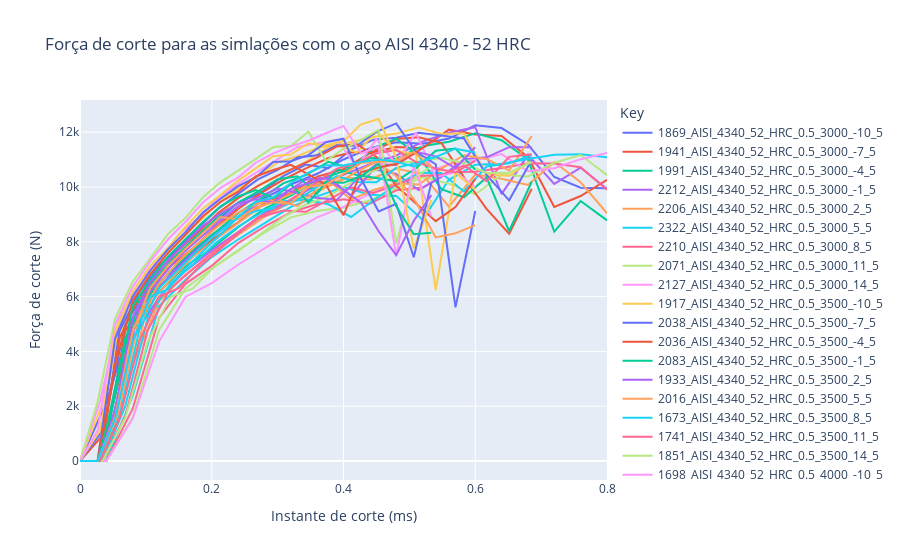

Here is the notebook cell this chart was saved with:
### Code cell
import plotly.express as px

fig = px.line(df_pivoted_2[df_pivoted_2["material"]=="AISI_4340_52_HRC"], x="x", y="y", color='Key',
              labels={
                     "y": "Força de corte (N)",
                     "x": "Instante de corte (ms)",
                 },
                title="Força de corte para as simlações com o aço AISI 4340 - 52 HRC")
fig.show()

### Figure 1 — Plotly figure (JSON) as saved in the notebook; plotly's stock layout.template omitted (floating-point values rounded to 4 significant figures)
{"data": [{"hovertemplate": "Key=1869_AISI_4340_52_HRC_0.5_3000_-10_5<br>Instante de corte (ms)=%{x}<br>Força de corte (N)=%{y}<extra></extra>", "legendgroup": "1869_AISI_4340_52_HRC_0.5_3000_-10_5", "line": {"color": "#636efa", "dash": "solid"}, "marker": {"symbol": "circle"}, "mode": "lines", "name": "1869_AISI_4340_52_HRC_0.5_3000_-10_5", "orientation": "v", "showlegend": true, "type": "scatter", "x": [0, 0.04, 0.08, 0.12, 0.16, 0.2, 0.24, 0.28, 0.32, 0.36, 0.4, 0.44, 0.48, 0.52, 0.56, 0.6, 0.64, 0.68, 0.72, 0.76, 0.8], "xaxis": "x", "y": [0, 2131.0, 5201.0, 6525.0, 7374.0, 8259.0, 8869.0, 9590.0, 10090.0, 10480.0, 11000.0, 11420.0, 11630.0, 11580.0, 11770.0, 12250.0, 12150.0, 11550.0, 10360.0, 9975.0, 9952.0], "yaxis": "y"}, {"hovertemplate": "Key=1941_AISI_4340_52_HRC_0.5_3000_-7_5<br>Instante de corte (ms)=%{x}<br>Força de corte (N)=%{y}<extra></extra>", "legendgroup": "1941_AISI_4340_52_HRC_0.5_3000_-7_5", "line": {"color": "#EF553B", "dash": "solid"}, "marker": {"symbol": "circle"}, "mode": "lines", "name": "1941_AISI_4340_52_HRC_0.5_3000_-7_5", "orientation": "v", "showlegend": true, "type": "scatter", "x": [0, 0.04, 0.08, 0.12, 0.16, 0.2, 0.24, 0.28, 0.32, 0.36, 0.4, 0.44, 0.48, 0.52, 0.56, 0.6, 0.64, 0.68, 0.72, 0.76, 0.8], "xaxis": "x", "y": [0, 1097.0, 4971.0, 6349.0, 7265.0, 8060.0, 8712.0, 9408.0, 9782.0, 10380.0, 10650.0, 11230.0, 11460.0, 11410.0, 12090.0, 11910.0, 11860.0, 11090.0, 9269.0, 9671.0, 10260.0], "yaxis": "y"}, {"hovertemplate": "Key=1991_AISI_4340_52_HRC_0.5_3000_-4_5<br>Instante de corte (ms)=%{x}<br>Força de corte (N)=%{y}<extra></extra>", "legendgroup": "1991_AISI_4340_52_HRC_0.5_3000_-4_5", "line": {"color": "#00cc96", "dash": "solid"}, "marker": {"symbol": "circle"}, "mode": "lines", "name": "1991_AISI_4340_52_HRC_0.5_3000_-4_5", "orientation": "v", "showlegend": true, "type": "scatter", "x": [0, 0.04, 0.08, 0.12, 0.16, 0.2, 0.24, 0.28, 0.32, 0.36, 0.4, 0.44, 0.48, 0.52, 0.56, 0.6, 0.64, 0.68, 0.72, 0.76, 0.8], "xaxis": "x", "y": [0, 0, 4733.0, 6168.0, 7102.0, 7754.0, 8533.0, 9198.0, 9681.0, 10260.0, 10570.0, 11060.0, 11030.0, 11490.0, 11650.0, 11960.0, 11700.0, 11000.0, 8374.0, 9488.0, 8782.0], "yaxis": "y"}, {"hovertemplate": "Key=2212_AISI_4340_52_HRC_0.5_3000_-1_5<br>Instante de corte (ms)=%{x}<br>Força de corte (N)=%{y}<extra></extra>", "legendgroup": "2212_AISI_4340_52_HRC_0.5_3000_-1_5", "line": {"color": "#ab63fa", "dash": "solid"}, "marker": {"symbol": "circle"}, "mode": "lines", "name": "2212_AISI_4340_52_HRC_0.5_3000_-1_5", "orientation": "v", "showlegend": true, "type": "scatter", "x": [0, 0.04, 0.08, 0.12, 0.16, 0.2, 0.24, 0.28, 0.32, 0.36, 0.4, 0.44, 0.48, 0.52, 0.56, 0.6, 0.64, 0.68, 0.72, 0.76, 0.8], "xaxis": "x", "y": [0, 0, 4482.0, 5984.0, 6939.0, 7687.0, 8353.0, 9044.0, 9540.0, 10080.0, 10440.0, 10830.0, 11140.0, 11650.0, 11980.0, 12180.0, 9737.0, 11170.0, 10110.0, 10700.0, 9926.0], "yaxis": "y"}, {"hovertemplate": "Key=2206_AISI_4340_52_HRC_0.5_3000_2_5<br>Instante de corte (ms)=%{x}<br>Força de corte (N)=%{y}<extra></extra>", "legendgroup": "2206_AISI_4340_52_HRC_0.5_3000_2_5", "line": {"color": "#FFA15A", "dash": "solid"}, "marker": {"symbol": "circle"}, "mode": "lines", "name": "2206_AISI_4340_52_HRC_0.5_3000_2_5", "orientation": "v", "showlegend": true, "type": "scatter", "x": [0, 0.04, 0.08, 0.12, 0.16, 0.2, 0.24, 0.28, 0.32, 0.36, 0.4, 0.44, 0.48, 0.52, 0.56, 0.6, 0.64, 0.68, 0.72, 0.76, 0.8], "xaxis": "x", "y": [0, 0, 3504.0, 5827.0, 6798.0, 7568.0, 8249.0, 8910.0, 9457.0, 9817.0, 10330.0, 10270.0, 10670.0, 10460.0, 9285.0, 10450.0, 10300.0, 10070.0, 10910.0, 10170.0, 9041.0], "yaxis": "y"}, {"hovertemplate": "Key=2322_AISI_4340_52_HRC_0.5_3000_5_5<br>Instante de corte (ms)=%{x}<br>Força de corte (N)=%{y}<extra></extra>", "legendgroup": "2322_AISI_4340_52_HRC_0.5_3000_5_5", "line": {"color": "#19d3f3", "dash": "solid"}, "marker": {"symbol": "circle"}, "mode": "lines", "name": "2322_AISI_4340_52_HRC_0.5_3000_5_5", "orientation": "v", "showlegend": true, "type": "scatter", "x": [0, 0.04, 0.08, 0.12, 0.16, 0.2, 0.24, 0.28, 0.32, 0.36, 0.4, 0.44, 0.48, 0.52, 0.56, 0.6, 0.64, 0.68, 0.72, 0.76, 0.8], "xaxis": "x", "y": [0, 0, 2381.0, 5650.0, 6605.0, 7441.0, 8082.0, 8687.0, 9274.0, 9657.0, 9994.0, 9715.0, 9675.0, 8807.0, 10260.0, 10810.0, 10840.0, 11020.0, 11180.0, 11190.0, 11080.0], "yaxis": "y"}, {"hovertemplate": "Key=2210_AISI_4340_52_HRC_0.5_3000_8_5<br>Instante de corte (ms)=%{x}<br>Força de corte (N)=%{y}<extra></extra>", "legendgroup": "2210_AISI_4340_52_HRC_0.5_3000_8_5", "line": {"color": "#FF6692", "dash": "solid"}, "marker": {"symbol": "circle"}, "mode": "lines", "name": "2210_AISI_4340_52_HRC_0.5_3000_8_5", "orientation": "v", "showlegend": true, "type": "scatter", "x": [0, 0.04, 0.08, 0.12, 0.16, 0.2, 0.24, 0.28, 0.32, 0.36, 0.4, 0.44, 0.48, 0.52, 0.56, 0.6, 0.64, 0.68, 0.72, 0.76, 0.8], "xaxis": "x", "y": [0, 0, 1909.0, 5221.0, 6464.0, 7121.0, 7952.0, 8549.0, 9072.0, 9377.0, 9551.0, 9388.0, 9880.0, 9978.0, 10540.0, 10560.0, 10690.0, 10870.0, 10850.0, 10720.0, 9896.0], "yaxis": "y"}, {"hovertemplate": "Key=2071_AISI_4340_52_HRC_0.5_3000_11_5<br>Instante de corte (ms)=%{x}<br>Força de corte (N)=%{y}<extra></extra>", "legendgroup": "2071_AISI_4340_52_HRC_0.5_3000_11_5", "line": {"color": "#B6E880", "dash": "solid"}, "marker": {"symbol": "circle"}, "mode": "lines", "name": "2071_AISI_4340_52_HRC_0.5_3000_11_5", "orientation": "v", "showlegend": true, "type": "scatter", "x": [0, 0.04, 0.08, 0.12, 0.16, 0.2, 0.24, 0.28, 0.32, 0.36, 0.4, 0.44, 0.48, 0.52, 0.56, 0.6, 0.64, 0.68, 0.72, 0.76, 0.8], "xaxis": "x", "y": [0, 0, 1597.0, 4774.0, 6296.0, 7010.0, 7690.0, 8335.0, 8891.0, 9122.0, 9249.0, 9505.0, 9970.0, 10350.0, 10120.0, 9728.0, 10450.0, 10380.0, 10880.0, 11160.0, 10430.0], "yaxis": "y"}, {"hovertemplate": "Key=2127_AISI_4340_52_HRC_0.5_3000_14_5<br>Instante de corte (ms)=%{x}<br>Força de corte (N)=%{y}<extra></extra>", "legendgroup": "2127_AISI_4340_52_HRC_0.5_3000_14_5", "line": {"color": "#FF97FF", "dash": "solid"}, "marker": {"symbol": "circle"}, "mode": "lines", "name": "2127_AISI_4340_52_HRC_0.5_3000_14_5", "orientation": "v", "showlegend": true, "type": "scatter", "x": [0, 0.04, 0.08, 0.12, 0.16, 0.2, 0.24, 0.28, 0.32, 0.36, 0.4, 0.44, 0.48, 0.52, 0.56, 0.6, 0.64, 0.68, 0.72, 0.76, 0.8], "xaxis": "x", "y": [0, 0, 1546.0, 4357.0, 5989.0, 6493.0, 7161.0, 7764.0, 8350.0, 8889.0, 9275.0, 9749.0, 10120.0, 10490.0, 10830.0, 10960.0, 11200.0, 10570.0, 10680.0, 11010.0, 11240.0], "yaxis": "y"}, {"hovertemplate": "Key=1917_AISI_4340_52_HRC_0.5_3500_-10_5<br>Instante de corte (ms)=%{x}<br>Força de corte (N)=%{y}<extra></extra>", "legendgroup": "1917_AISI_4340_52_HRC_0.5_3500_-10_5", "line": {"color": "#FECB52", "dash": "solid"}, "marker": {"symbol": "circle"}, "mode": "lines", "name": "1917_AISI_4340_52_HRC_0.5_3500_-10_5", "orientation": "v", "showlegend": true, "type": "scatter", "x": [0, 0.03429, 0.06857, 0.1029, 0.1371, 0.1714, 0.2057, 0.24, 0.2743, 0.3086, 0.3429, 0.3771, 0.4114, 0.4457, 0.48, 0.5143, 0.5486, 0.5829, 0.6171, 0.6514, 0.6857], "xaxis": "x", "y": [0, 2108.0, 5182.0, 6532.0, 7397.0, 8265.0, 8866.0, 9607.0, 10090.0, 10500.0, 10920.0, 11460.0, 11640.0, 11820.0, 11950.0, 12170.0, 11930.0, 11960.0, 10450.0, 10410.0, 10970.0], "yaxis": "y"}, {"hovertemplate": "Key=2038_AISI_4340_52_HRC_0.5_3500_-7_5<br>Instante de corte (ms)=%{x}<br>Força de corte (N)=%{y}<extra></extra>", "legendgroup": "2038_AISI_4340_52_HRC_0.5_3500_-7_5", "line": {"color": "#636efa", "dash": "solid"}, "marker": {"symbol": "circle"}, "mode": "lines", "name": "2038_AISI_4340_52_HRC_0.5_3500_-7_5", "orientation": "v", "showlegend": true, "type": "scatter", "x": [0, 0.03429, 0.06857, 0.1029, 0.1371, 0.1714, 0.2057, 0.24, 0.2743, 0.3086, 0.3429, 0.3771, 0.4114, 0.4457, 0.48, 0.5143, 0.5486, 0.5829, 0.6171, 0.6514, 0.6857], "xaxis": "x", "y": [0, 1114.0, 4964.0, 6348.0, 7275.0, 8066.0, 8726.0, 9418.0, 9788.0, 10400.0, 10820.0, 10680.0, 11360.0, 11730.0, 11800.0, 11980.0, 11880.0, 11770.0, 10440.0, 9513.0, 10990.0], "yaxis": "y"}, {"hovertemplate": "Key=2036_AISI_4340_52_HRC_0.5_3500_-4_5<br>Instante de corte (ms)=%{x}<br>Força de corte (N)=%{y}<extra></extra>", "legendgroup": "2036_AISI_4340_52_HRC_0.5_3500_-4_5", "line": {"color": "#EF553B", "dash": "solid"}, "marker": {"symbol": "circle"}, "mode": "lines", "name": "2036_AISI_4340_52_HRC_0.5_3500_-4_5", "orientation": "v", "showlegend": true, "type": "scatter", "x": [0, 0.03429, 0.06857, 0.1029, 0.1371, 0.1714, 0.2057, 0.24, 0.2743, 0.3086, 0.3429, 0.3771, 0.4114, 0.4457, 0.48, 0.5143, 0.5486, 0.5829, 0.6171, 0.6514, 0.6857], "xaxis": "x", "y": [0, 0, 4732.0, 6172.0, 7109.0, 7760.0, 8532.0, 9201.0, 9765.0, 10270.0, 10680.0, 11060.0, 11260.0, 11300.0, 11750.0, 11810.0, 11610.0, 10350.0, 9199.0, 8296.0, 9930.0], "yaxis": "y"}, {"hovertemplate": "Key=2083_AISI_4340_52_HRC_0.5_3500_-1_5<br>Instante de corte (ms)=%{x}<br>Força de corte (N)=%{y}<extra></extra>", "legendgroup": "2083_AISI_4340_52_HRC_0.5_3500_-1_5", "line": {"color": "#00cc96", "dash": "solid"}, "marker": {"symbol": "circle"}, "mode": "lines", "name": "2083_AISI_4340_52_HRC_0.5_3500_-1_5", "orientation": "v", "showlegend": true, "type": "scatter", "x": [0, 0.03429, 0.06857, 0.1029, 0.1371, 0.1714, 0.2057, 0.24, 0.2743, 0.3086, 0.3429, 0.3771, 0.4114, 0.4457, 0.48, 0.5143, 0.5486, 0.5829, 0.6171, 0.6514, 0.6857], "xaxis": "x", "y": [0, 0, 4483.0, 5991.0, 6942.0, 7699.0, 8346.0, 9041.0, 9571.0, 10130.0, 10430.0, 10920.0, 10680.0, 11420.0, 11760.0, 11140.0, 9919.0, 9625.0, 10350.0, 8393.0, 10190.0], "yaxis": "y"}, {"hovertemplate": "Key=1933_AISI_4340_52_HRC_0.5_3500_2_5<br>Instante de corte (ms)=%{x}<br>Força de corte (N)=%{y}<extra></extra>", "legendgroup": "1933_AISI_4340_52_HRC_0.5_3500_2_5", "line": {"color": "#ab63fa", "dash": "solid"}, "marker": {"symbol": "circle"}, "mode": "lines", "name": "1933_AISI_4340_52_HRC_0.5_3500_2_5", "orientation": "v", "showlegend": true, "type": "scatter", "x": [0, 0.03429, 0.06857, 0.1029, 0.1371, 0.1714, 0.2057, 0.24, 0.2743, 0.3086, 0.3429, 0.3771, 0.4114, 0.4457, 0.48, 0.5143, 0.5486, 0.5829, 0.6171, 0.6514, 0.6857], "xaxis": "x", "y": [0, 0, 3499.0, 5833.0, 6803.0, 7575.0, 8261.0, 8919.0, 9446.0, 9750.0, 10270.0, 10360.0, 9677.0, 10640.0, 10470.0, 9887.0, 10370.0, 11020.0, 11080.0, 11450.0, 11450.0], "yaxis": "y"}, {"hovertemplate": "Key=2016_AISI_4340_52_HRC_0.5_3500_5_5<br>Instante de corte (ms)=%{x}<br>Força de corte (N)=%{y}<extra></extra>", "legendgroup": "2016_AISI_4340_52_HRC_0.5_3500_5_5", "line": {"color": "#FFA15A", "dash": "solid"}, "marker": {"symbol": "circle"}, "mode": "lines", "name": "2016_AISI_4340_52_HRC_0.5_3500_5_5", "orientation": "v", "showlegend": true, "type": "scatter", "x": [0, 0.03429, 0.06857, 0.1029, 0.1371, 0.1714, 0.2057, 0.24, 0.2743, 0.3086, 0.3429, 0.3771, 0.4114, 0.4457, 0.48, 0.5143, 0.5486, 0.5829, 0.6171, 0.6514, 0.6857], "xaxis": "x", "y": [0, 0, 2414.0, 5657.0, 6611.0, 7448.0, 8084.0, 8699.0, 9282.0, 9616.0, 10020.0, 10240.0, 9538.0, 9888.0, 10140.0, 10090.0, 10670.0, 11160.0, 11020.0, 10600.0, 11860.0], "yaxis": "y"}, {"hovertemplate": "Key=1673_AISI_4340_52_HRC_0.5_3500_8_5<br>Instante de corte (ms)=%{x}<br>Força de corte (N)=%{y}<extra></extra>", "legendgroup": "1673_AISI_4340_52_HRC_0.5_3500_8_5", "line": {"color": "#19d3f3", "dash": "solid"}, "marker": {"symbol": "circle"}, "mode": "lines", "name": "1673_AISI_4340_52_HRC_0.5_3500_8_5", "orientation": "v", "showlegend": true, "type": "scatter", "x": [0, 0.03429, 0.06857, 0.1029, 0.1371, 0.1714, 0.2057, 0.24, 0.2743, 0.3086, 0.3429, 0.3771, 0.4114, 0.4457, 0.48, 0.5143, 0.5486, 0.5829, 0.6171, 0.6514, 0.6857], "xaxis": "x", "y": [0, 0, 1993.0, 5220.0, 6476.0, 7170.0, 7958.0, 8557.0, 9040.0, 9482.0, 9536.0, 9368.0, 8905.0, 9517.0, 10080.0, 10510.0, 10510.0, 9836.0, 10750.0, 10870.0, 11160.0], "yaxis": "y"}, {"hovertemplate": "Key=1741_AISI_4340_52_HRC_0.5_3500_11_5<br>Instante de corte (ms)=%{x}<br>Força de corte (N)=%{y}<extra></extra>", "legendgroup": "1741_AISI_4340_52_HRC_0.5_3500_11_5", "line": {"color": "#FF6692", "dash": "solid"}, "marker": {"symbol": "circle"}, "mode": "lines", "name": "1741_AISI_4340_52_HRC_0.5_3500_11_5", "orientation": "v", "showlegend": true, "type": "scatter", "x": [0, 0.03429, 0.06857, 0.1029, 0.1371, 0.1714, 0.2057, 0.24, 0.2743, 0.3086, 0.3429, 0.3771, 0.4114, 0.4457, 0.48, 0.5143, 0.5486, 0.5829, 0.6171, 0.6514, 0.6857], "xaxis": "x", "y": [0, 0, 1628.0, 4773.0, 6301.0, 7015.0, 7700.0, 8340.0, 8906.0, 9137.0, 9092.0, 9527.0, 9983.0, 9783.0, 10070.0, 10400.0, 10430.0, 10790.0, 10210.0, 11100.0, 11200.0], "yaxis": "y"}, {"hovertemplate": "Key=1851_AISI_4340_52_HRC_0.5_3500_14_5<br>Instante de corte (ms)=%{x}<br>Força de corte (N)=%{y}<extra></extra>", "legendgroup": "1851_AISI_4340_52_HRC_0.5_3500_14_5", "line": {"color": "#B6E880", "dash": "solid"}, "marker": {"symbol": "circle"}, "mode": "lines", "name": "1851_AISI_4340_52_HRC_0.5_3500_14_5", "orientation": "v", "showlegend": true, "type": "scatter", "x": [0, 0.03429, 0.06857, 0.1029, 0.1371, 0.1714, 0.2057, 0.24, 0.2743, 0.3086, 0.3429, 0.3771, 0.4114, 0.4457, 0.48, 0.5143, 0.5486, 0.5829, 0.6171, 0.6514, 0.6857], "xaxis": "x", "y": [0, 0, 1566.0, 4355.0, 5996.0, 6295.0, 7137.0, 7660.0, 8282.0, 8894.0, 9361.0, 9662.0, 10170.0, 10590.0, 10900.0, 10920.0, 11070.0, 10870.0, 10510.0, 10510.0, 10910.0], "yaxis": "y"}, {"hovertemplate": "Key=1698_AISI_4340_52_HRC_0.5_4000_-10_5<br>Instante de corte (ms)=%{x}<br>Força de corte (N)=%{y}<extra></extra>", "legendgroup": "1698_AISI_4340_52_HRC_0.5_4000_-10_5", "line": {"color": "#FF97FF", "dash": "solid"}, "marker": {"symbol": "circle"}, "mode": "lines", "name": "1698_AISI_4340_52_HRC_0.5_4000_-10_5", "orientation": "v", "showlegend": true, "type": "scatter", "x": [0, 0.03, 0.06, 0.09, 0.12, 0.15, 0.18, 0.21, 0.24, 0.27, 0.3, 0.33, 0.36, 0.39, 0.42, 0.45, 0.48, 0.51, 0.54, 0.57, 0.6], "xaxis": "x", "y": [0, 2153.0, 5215.0, 6538.0, 7350.0, 8271.0, 8870.0, 9607.0, 10110.0, 10560.0, 11020.0, 11460.0, 11590.0, 11720.0, 10730.0, 11730.0, 10830.0, 11980.0, 10350.0, 10550.0, 10000.0], "yaxis": "y"}, {"hovertemplate": "Key=1767_AISI_4340_52_HRC_0.5_4000_-7_5<br>Instante de corte (ms)=%{x}<br>Força de corte (N)=%{y}<extra></extra>", "legendgroup": "1767_AISI_4340_52_HRC_0.5_4000_-7_5", "line": {"color": "#FECB52", "dash": "solid"}, "marker": {"symbol": "circle"}, "mode": "lines", "name": "1767_AISI_4340_52_HRC_0.5_4000_-7_5", "orientation": "v", "showlegend": true, "type": "scatter", "x": [0, 0.03, 0.06, 0.09, 0.12, 0.15, 0.18, 0.21, 0.24, 0.27, 0.3, 0.33, 0.36, 0.39, 0.42, 0.45, 0.48, 0.51, 0.54, 0.57, 0.6], "xaxis": "x", "y": [0, 1112.0, 4974.0, 6355.0, 7278.0, 8078.0, 8723.0, 9420.0, 9937.0, 10390.0, 10900.0, 11120.0, 11420.0, 11550.0, 11260.0, 12010.0, 11310.0, 11200.0, 6239.0, 10520.0, 9903.0], "yaxis": "y"}, {"hovertemplate": "Key=1773_AISI_4340_52_HRC_0.5_4000_-4_5<br>Instante de corte (ms)=%{x}<br>Força de corte (N)=%{y}<extra></extra>", "legendgroup": "1773_AISI_4340_52_HRC_0.5_4000_-4_5", "line": {"color": "#636efa", "dash": "solid"}, "marker": {"symbol": "circle"}, "mode": "lines", "name": "1773_AISI_4340_52_HRC_0.5_4000_-4_5", "orientation": "v", "showlegend": true, "type": "scatter", "x": [0, 0.03, 0.06, 0.09, 0.12, 0.15, 0.18, 0.21, 0.24, 0.27, 0.3, 0.33, 0.36, 0.39, 0.42, 0.45, 0.48, 0.51, 0.54, 0.57, 0.6], "xaxis": "x", "y": [0, 0, 4738.0, 6179.0, 7114.0, 7774.0, 8533.0, 9204.0, 9747.0, 10280.0, 10630.0, 11080.0, 11160.0, 11520.0, 11500.0, 12010.0, 12320.0, 11280.0, 10830.0, 5606.0, 9121.0], "yaxis": "y"}, {"hovertemplate": "Key=1714_AISI_4340_52_HRC_0.5_4000_-1_5<br>Instante de corte (ms)=%{x}<br>Força de corte (N)=%{y}<extra></extra>", "legendgroup": "1714_AISI_4340_52_HRC_0.5_4000_-1_5", "line": {"color": "#EF553B", "dash": "solid"}, "marker": {"symbol": "circle"}, "mode": "lines", "name": "1714_AISI_4340_52_HRC_0.5_4000_-1_5", "orientation": "v", "showlegend": true, "type": "scatter", "x": [0, 0.03, 0.06, 0.09, 0.12, 0.15, 0.18, 0.21, 0.24, 0.27, 0.3, 0.33, 0.36, 0.39, 0.42, 0.45, 0.48, 0.51, 0.54, 0.57, 0.6], "xaxis": "x", "y": [0, 0, 4481.0, 5996.0, 6948.0, 7707.0, 8357.0, 9061.0, 9589.0, 10040.0, 10420.0, 10750.0, 11080.0, 11480.0, 11570.0, 11100.0, 10040.0, 9400.0, 8752.0, 9267.0, 10290.0], "yaxis": "y"}, {"hovertemplate": "Key=1700_AISI_4340_52_HRC_0.5_4000_2_5<br>Instante de corte (ms)=%{x}<br>Força de corte (N)=%{y}<extra></extra>", "legendgroup": "1700_AISI_4340_52_HRC_0.5_4000_2_5", "line": {"color": "#00cc96", "dash": "solid"}, "marker": {"symbol": "circle"}, "mode": "lines", "name": "1700_AISI_4340_52_HRC_0.5_4000_2_5", "orientation": "v", "showlegend": true, "type": "scatter", "x": [0, 0.03, 0.06, 0.09, 0.12, 0.15, 0.18, 0.21, 0.24, 0.27, 0.3, 0.33, 0.36, 0.39, 0.42, 0.45, 0.48, 0.51, 0.54, 0.57, 0.6], "xaxis": "x", "y": [0, 0, 3460.0, 5838.0, 6808.0, 7583.0, 8258.0, 8925.0, 9425.0, 9827.0, 10280.0, 10390.0, 9757.0, 10640.0, 10440.0, 10330.0, 10210.0, 10680.0, 11330.0, 11400.0, 10620.0], "yaxis": "y"}, {"hovertemplate": "Key=1785_AISI_4340_52_HRC_0.5_4000_5_5<br>Instante de corte (ms)=%{x}<br>Força de corte (N)=%{y}<extra></extra>", "legendgroup": "1785_AISI_4340_52_HRC_0.5_4000_5_5", "line": {"color": "#ab63fa", "dash": "solid"}, "marker": {"symbol": "circle"}, "mode": "lines", "name": "1785_AISI_4340_52_HRC_0.5_4000_5_5", "orientation": "v", "showlegend": true, "type": "scatter", "x": [0, 0.03, 0.06, 0.09, 0.12, 0.15, 0.18, 0.21, 0.24, 0.27, 0.3, 0.33, 0.36, 0.39, 0.42, 0.45, 0.48, 0.51, 0.54, 0.57, 0.6], "xaxis": "x", "y": [0, 0, 2361.0, 5657.0, 6614.0, 7453.0, 8094.0, 8711.0, 9290.0, 9622.0, 9943.0, 9791.0, 9597.0, 9531.0, 10270.0, 10830.0, 10800.0, 11280.0, 11120.0, 10680.0, 11450.0], "yaxis": "y"}, {"hovertemplate": "Key=1488_AISI_4340_52_HRC_0.5_4000_8_5<br>Instante de corte (ms)=%{x}<br>Força de corte (N)=%{y}<extra></extra>", "legendgroup": "1488_AISI_4340_52_HRC_0.5_4000_8_5", "line": {"color": "#FFA15A", "dash": "solid"}, "marker": {"symbol": "circle"}, "mode": "lines", "name": "1488_AISI_4340_52_HRC_0.5_4000_8_5", "orientation": "v", "showlegend": true, "type": "scatter", "x": [0, 0.03, 0.06, 0.09, 0.12, 0.15, 0.18, 0.21, 0.24, 0.27, 0.3, 0.33, 0.36, 0.39, 0.42, 0.45, 0.48, 0.51, 0.54, 0.57, 0.6], "xaxis": "x", "y": [0, 0, 1860.0, 5236.0, 6477.0, 7293.0, 7956.0, 8572.0, 9072.0, 9397.0, 9527.0, 9300.0, 9907.0, 10130.0, 10550.0, 10920.0, 10400.0, 9450.0, 8157.0, 8309.0, 8608.0], "yaxis": "y"}, {"hovertemplate": "Key=1542_AISI_4340_52_HRC_0.5_4000_11_5<br>Instante de corte (ms)=%{x}<br>Força de corte (N)=%{y}<extra></extra>", "legendgroup": "1542_AISI_4340_52_HRC_0.5_4000_11_5", "line": {"color": "#19d3f3", "dash": "solid"}, "marker": {"symbol": "circle"}, "mode": "lines", "name": "1542_AISI_4340_52_HRC_0.5_4000_11_5", "orientation": "v", "showlegend": true, "type": "scatter", "x": [0, 0.03, 0.06, 0.09, 0.12, 0.15, 0.18, 0.21, 0.24, 0.27, 0.3, 0.33, 0.36, 0.39, 0.42, 0.45, 0.48, 0.51, 0.54, 0.57, 0.6], "xaxis": "x", "y": [0, 0, 1621.0, 4776.0, 6302.0, 7009.0, 7706.0, 8347.0, 8909.0, 9138.0, 9222.0, 9519.0, 10000.0, 10390.0, 10180.0, 10170.0, 10700.0, 10870.0, 11100.0, 11400.0, 11260.0], "yaxis": "y"}, {"hovertemplate": "Key=1648_AISI_4340_52_HRC_0.5_4000_14_5<br>Instante de corte (ms)=%{x}<br>Força de corte (N)=%{y}<extra></extra>", "legendgroup": "1648_AISI_4340_52_HRC_0.5_4000_14_5", "line": {"color": "#FF6692", "dash": "solid"}, "marker": {"symbol": "circle"}, "mode": "lines", "name": "1648_AISI_4340_52_HRC_0.5_4000_14_5", "orientation": "v", "showlegend": true, "type": "scatter", "x": [0, 0.03, 0.06, 0.09, 0.12, 0.15, 0.18, 0.21, 0.24, 0.27, 0.3, 0.33, 0.36, 0.39, 0.42, 0.45, 0.48, 0.51, 0.54, 0.57, 0.6], "xaxis": "x", "y": [0, 0, 1552.0, 4362.0, 5995.0, 6306.0, 7072.0, 7688.0, 8292.0, 8891.0, 9218.0, 9692.0, 10180.0, 10670.0, 10870.0, 11230.0, 11350.0, 10910.0, 10680.0, 10530.0, 10950.0], "yaxis": "y"}, {"hovertemplate": "Key=1501_AISI_4340_52_HRC_0.5_4500_-10_5<br>Instante de corte (ms)=%{x}<br>Força de corte (N)=%{y}<extra></extra>", "legendgroup": "1501_AISI_4340_52_HRC_0.5_4500_-10_5", "line": {"color": "#B6E880", "dash": "solid"}, "marker": {"symbol": "circle"}, "mode": "lines", "name": "1501_AISI_4340_52_HRC_0.5_4500_-10_5", "orientation": "v", "showlegend": true, "type": "scatter", "x": [0, 0.02667, 0.05333, 0.08, 0.1067, 0.1333, 0.16, 0.1867, 0.2133, 0.24, 0.2667, 0.2933, 0.32, 0.3467, 0.3733, 0.4, 0.4267, 0.4533, 0.48, 0.5067, 0.5333], "xaxis": "x", "y": [0, 2157.0, 5211.0, 6543.0, 7391.0, 8277.0, 8872.0, 9624.0, 10180.0, 10590.0, 11020.0, 11460.0, 11500.0, 12010.0, 10940.0, 11390.0, 11720.0, 12090.0, 7936.0, 10310.0, 10760.0], "yaxis": "y"}, {"hovertemplate": "Key=1610_AISI_4340_52_HRC_0.5_4500_-7_5<br>Instante de corte (ms)=%{x}<br>Força de corte (N)=%{y}<extra></extra>", "legendgroup": "1610_AISI_4340_52_HRC_0.5_4500_-7_5", "line": {"color": "#FF97FF", "dash": "solid"}, "marker": {"symbol": "circle"}, "mode": "lines", "name": "1610_AISI_4340_52_HRC_0.5_4500_-7_5", "orientation": "v", "showlegend": true, "type": "scatter", "x": [0, 0.02667, 0.05334, 0.08, 0.1067, 0.1333, 0.16, 0.1867, 0.2133, 0.24, 0.2667, 0.2933, 0.32, 0.3467, 0.3733, 0.4, 0.4267, 0.4533, 0.48, 0.5067, 0.5333], "xaxis": "x", "y": [0, 1116.0, 4989.0, 6362.0, 7283.0, 8082.0, 8722.0, 9430.0, 9970.0, 10340.0, 10880.0, 11230.0, 11480.0, 11690.0, 11960.0, 12230.0, 11220.0, 11480.0, 7479.0, 10800.0, 8921.0], "yaxis": "y"}, {"hovertemplate": "Key=1583_AISI_4340_52_HRC_0.5_4500_-4_5<br>Instante de corte (ms)=%{x}<br>Força de corte (N)=%{y}<extra></extra>", "legendgroup": "1583_AISI_4340_52_HRC_0.5_4500_-4_5", "line": {"color": "#FECB52", "dash": "solid"}, "marker": {"symbol": "circle"}, "mode": "lines", "name": "1583_AISI_4340_52_HRC_0.5_4500_-4_5", "orientation": "v", "showlegend": true, "type": "scatter", "x": [0, 0.02667, 0.05333, 0.08, 0.1067, 0.1333, 0.16, 0.1867, 0.2133, 0.24, 0.2667, 0.2933, 0.32, 0.3467, 0.3733, 0.4, 0.4267, 0.4533, 0.48, 0.5067, 0.5333], "xaxis": "x", "y": [0, 0, 4752.0, 6179.0, 7120.0, 7770.0, 8539.0, 9218.0, 9707.0, 10230.0, 10680.0, 11120.0, 11180.0, 11590.0, 11520.0, 11680.0, 12290.0, 12480.0, 11060.0, 7759.0, 9531.0], "yaxis": "y"}, {"hovertemplate": "Key=1596_AISI_4340_52_HRC_0.5_4500_-1_5<br>Instante de corte (ms)=%{x}<br>Força de corte (N)=%{y}<extra></extra>", "legendgroup": "1596_AISI_4340_52_HRC_0.5_4500_-1_5", "line": {"color": "#636efa", "dash": "solid"}, "marker": {"symbol": "circle"}, "mode": "lines", "name": "1596_AISI_4340_52_HRC_0.5_4500_-1_5", "orientation": "v", "showlegend": true, "type": "scatter", "x": [0, 0.02667, 0.05333, 0.08, 0.1067, 0.1333, 0.16, 0.1867, 0.2133, 0.24, 0.2667, 0.2933, 0.32, 0.3467, 0.3733, 0.4, 0.4267, 0.4533, 0.48, 0.5067, 0.5333], "xaxis": "x", "y": [0, 0, 4477.0, 6000.0, 6953.0, 7718.0, 8351.0, 9065.0, 9569.0, 10030.0, 10350.0, 10910.0, 10940.0, 11160.0, 11630.0, 11760.0, 10290.0, 9106.0, 9382.0, 7436.0, 10160.0], "yaxis": "y"}, {"hovertemplate": "Key=1517_AISI_4340_52_HRC_0.5_4500_2_5<br>Instante de corte (ms)=%{x}<br>Força de corte (N)=%{y}<extra></extra>", "legendgroup": "1517_AISI_4340_52_HRC_0.5_4500_2_5", "line": {"color": "#EF553B", "dash": "solid"}, "marker": {"symbol": "circle"}, "mode": "lines", "name": "1517_AISI_4340_52_HRC_0.5_4500_2_5", "orientation": "v", "showlegend": true, "type": "scatter", "x": [0, 0.02667, 0.05333, 0.08, 0.1067, 0.1333, 0.16, 0.1867, 0.2133, 0.24, 0.2667, 0.2933, 0.32, 0.3467, 0.3733, 0.4, 0.4267, 0.4533, 0.48, 0.5067, 0.5333], "xaxis": "x", "y": [0, 0, 3535.0, 5841.0, 6813.0, 7586.0, 8247.0, 8933.0, 9453.0, 9830.0, 10380.0, 10620.0, 10810.0, 10460.0, 10080.0, 8965.0, 10550.0, 10710.0, 10840.0, 11210.0, 11640.0], "yaxis": "y"}, {"hovertemplate": "Key=1559_AISI_4340_52_HRC_0.5_4500_5_5<br>Instante de corte (ms)=%{x}<br>Força de corte (N)=%{y}<extra></extra>", "legendgroup": "1559_AISI_4340_52_HRC_0.5_4500_5_5", "line": {"color": "#00cc96", "dash": "solid"}, "marker": {"symbol": "circle"}, "mode": "lines", "name": "1559_AISI_4340_52_HRC_0.5_4500_5_5", "orientation": "v", "showlegend": true, "type": "scatter", "x": [0, 0.02667, 0.05334, 0.08, 0.1067, 0.1333, 0.16, 0.1867, 0.2133, 0.24, 0.2667, 0.2933, 0.32, 0.3467, 0.3733, 0.4, 0.4267, 0.4533, 0.48, 0.5067, 0.5333], "xaxis": "x", "y": [0, 0, 2374.0, 5662.0, 6621.0, 7458.0, 8094.0, 8722.0, 9295.0, 9653.0, 9890.0, 9588.0, 10100.0, 9431.0, 10170.0, 10150.0, 10400.0, 10840.0, 9297.0, 8276.0, 8332.0], "yaxis": "y"}, {"hovertemplate": "Key=1457_AISI_4340_52_HRC_0.5_4500_8_5<br>Instante de corte (ms)=%{x}<br>Força de corte (N)=%{y}<extra></extra>", "legendgroup": "1457_AISI_4340_52_HRC_0.5_4500_8_5", "line": {"color": "#ab63fa", "dash": "solid"}, "marker": {"symbol": "circle"}, "mode": "lines", "name": "1457_AISI_4340_52_HRC_0.5_4500_8_5", "orientation": "v", "showlegend": true, "type": "scatter", "x": [0, 0.02667, 0.05334, 0.08, 0.1067, 0.1333, 0.16, 0.1867, 0.2133, 0.24, 0.2667, 0.2933, 0.32, 0.3467, 0.3733, 0.4, 0.4267, 0.4533, 0.48, 0.5067, 0.5333], "xaxis": "x", "y": [0, 0, 1867.0, 5234.0, 6533.0, 7304.0, 7969.0, 8581.0, 9038.0, 9396.0, 9554.0, 9428.0, 9919.0, 10150.0, 10320.0, 9890.0, 9424.0, 8384.0, 7511.0, 8769.0, 9701.0], "yaxis": "y"}, {"hovertemplate": "Key=1490_AISI_4340_52_HRC_0.5_4500_11_5<br>Instante de corte (ms)=%{x}<br>Força de corte (N)=%{y}<extra></extra>", "legendgroup": "1490_AISI_4340_52_HRC_0.5_4500_11_5", "line": {"color": "#FFA15A", "dash": "solid"}, "marker": {"symbol": "circle"}, "mode": "lines", "name": "1490_AISI_4340_52_HRC_0.5_4500_11_5", "orientation": "v", "showlegend": true, "type": "scatter", "x": [0, 0.02667, 0.05333, 0.08, 0.1067, 0.1333, 0.16, 0.1867, 0.2133, 0.24, 0.2667, 0.2933, 0.32, 0.3467, 0.3733, 0.4, 0.4267, 0.4533, 0.48, 0.5067, 0.5333], "xaxis": "x", "y": [0, 0, 1626.0, 4711.0, 6318.0, 7119.0, 7750.0, 8344.0, 8905.0, 8825.0, 9258.0, 9445.0, 9391.0, 10010.0, 10080.0, 10480.0, 10880.0, 10910.0, 10950.0, 11280.0, 10750.0], "yaxis": "y"}, {"hovertemplate": "Key=1456_AISI_4340_52_HRC_0.5_4500_14_5<br>Instante de corte (ms)=%{x}<br>Força de corte (N)=%{y}<extra></extra>", "legendgroup": "1456_AISI_4340_52_HRC_0.5_4500_14_5", "line": {"color": "#19d3f3", "dash": "solid"}, "marker": {"symbol": "circle"}, "mode": "lines", "name": "1456_AISI_4340_52_HRC_0.5_4500_14_5", "orientation": "v", "showlegend": true, "type": "scatter", "x": [0, 0.02667, 0.05333, 0.08, 0.1067, 0.1333, 0.16, 0.1867, 0.2133, 0.24, 0.2667, 0.2933, 0.32, 0.3467, 0.3733, 0.4, 0.4267, 0.4533, 0.48, 0.5067, 0.5333], "xaxis": "x", "y": [0, 0, 1542.0, 4367.0, 6001.0, 6260.0, 7031.0, 7649.0, 8301.0, 8895.0, 9447.0, 9622.0, 10150.0, 10520.0, 10800.0, 10780.0, 10910.0, 11000.0, 10920.0, 10750.0, 11090.0], "yaxis": "y"}], "layout": {"legend": {"title": {"text": "Key"}, "tracegroupgap": 0}, "title": {"text": "Força de corte para as simlações com o aço AISI 4340 - 52 HRC"}, "xaxis": {"anchor": "y", "domain": [0, 1], "title": {"text": "Instante de corte (ms)"}}, "yaxis": {"anchor": "x", "domain": [0, 1], "title": {"text": "Força de corte (N)"}}}}
